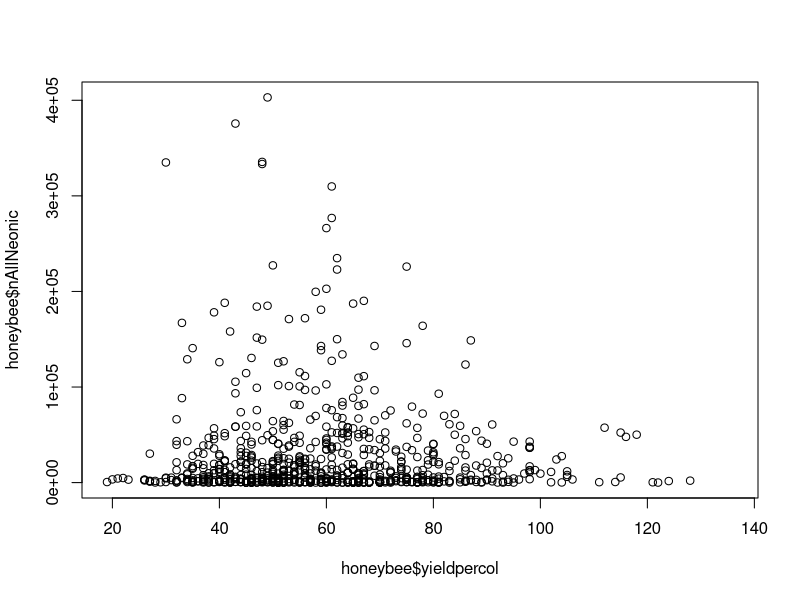
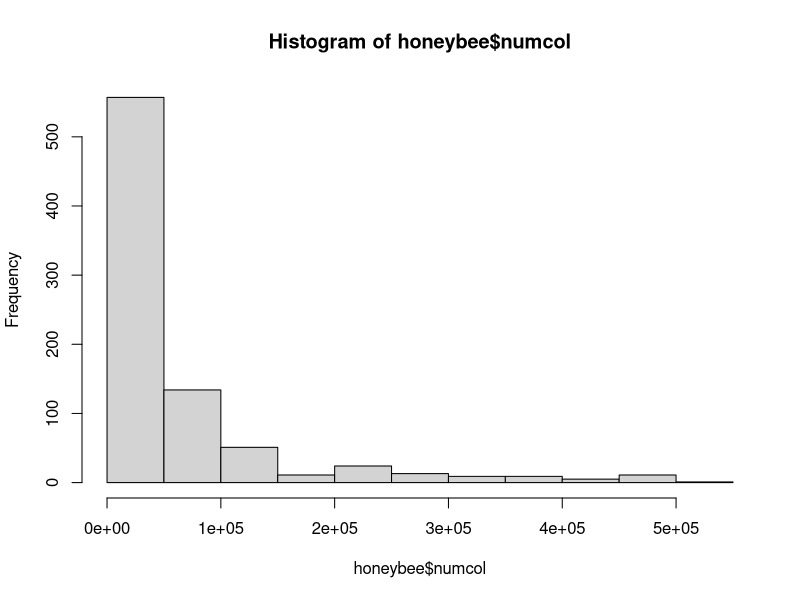
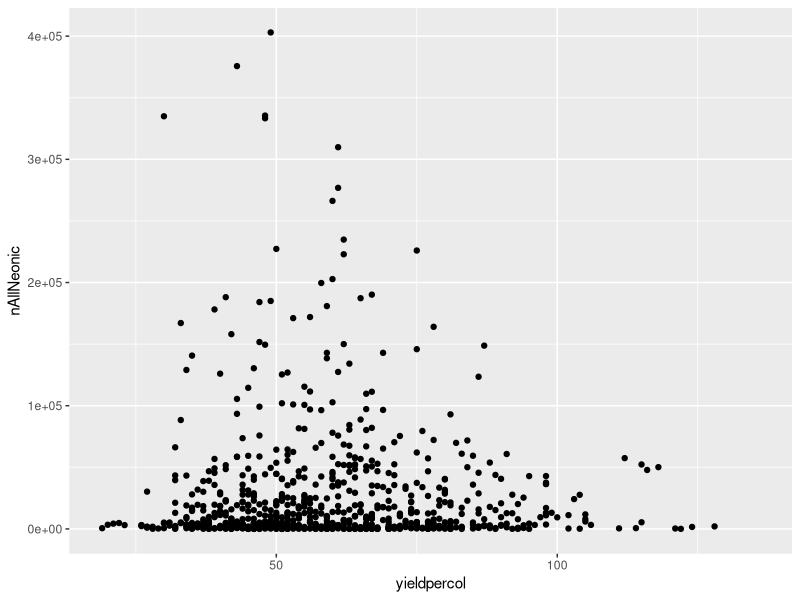
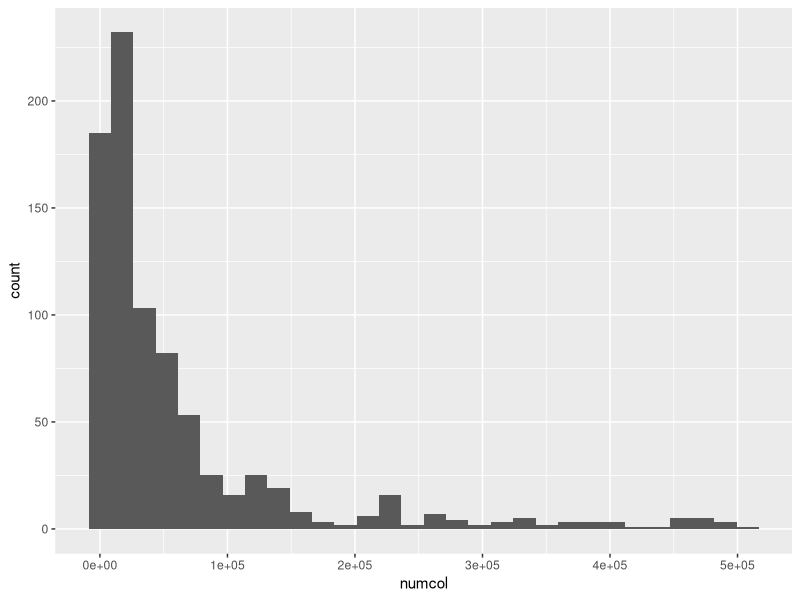
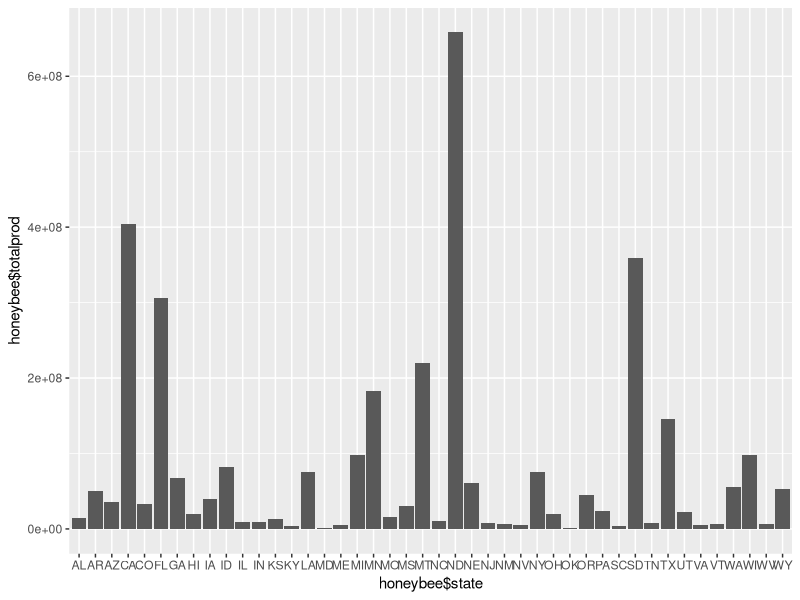
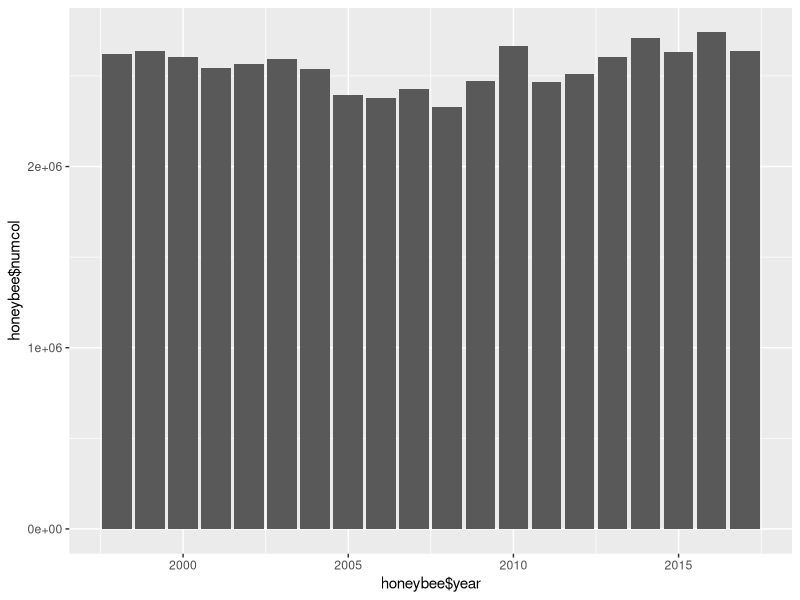
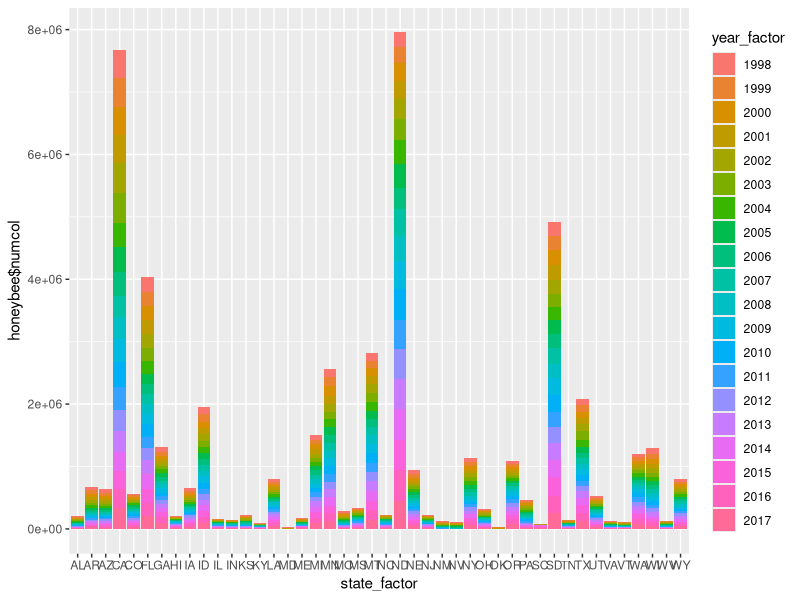
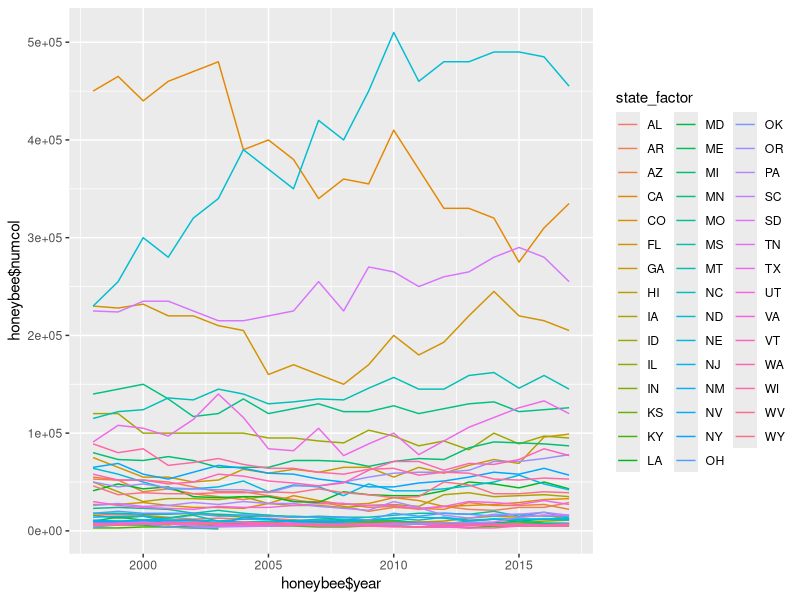

Write R code to recreate these figures, in order.
## Greg Walsh
## Assignment 2 
## Data Exploration Fall 2019 
# Create a basic plot of Yield per Colony against All Neonics
# Create a basic histogram of the number of honey producing colonies
# Create a plot using ggplot() or qplot() of Yield per Colony against All Neonics
# Create a histogram using ggplot() or qplot() of the number of honey producing colonies
# Convert year, state, and Region into Factors
# Create a histogram using ggplot() of Total production of honey by State
# Create a bar graph using ggplot() of the Number of colonies by Year
# Create a bar graph using ggplot() of the Number of colonies per State with indication of number of colonies each Year
# Create a line graph using ggplot() with each line representing a different state and indicating the Number of colonies per Year
# Given the data, present a graph that you find interesting. You can use any graphing functions you want (e.g. plot, qplot, ggplot, plot.ly). It should be easy to recognize what you are presenting (thanks to titles, labels, and whatever else it needs). 
## Set Working Directory
setwd("/Users/gregwalsh/Github/DataScience /DSSA-5101-DATA-EXPLORATION/Project3")
## Place Import Statements Here
library(tidyverse)
library(sqldf)
library(ggplot2)
## Load DataSet 
honeybee <- read.csv(file="HoneyBees.csv",sep=",",head=TRUE)
## 1. Create a basic plot of Yield per Colony against All Neonics
plot(honeybee$yieldpercol, honeybee$nAllNeonic)
## 2. Create a basic histogram of the number of honey producing colonies
hist(honeybee$numcol)
## 3. Create a plot using ggplot() or qplot() of Yield per Colony against All Neonics
ggplot(honeybee, aes(x=yieldpercol,y=nAllNeonic)) + geom_point(binwidth = 10)
## 4. Create a histogram using ggplot() or qplot() of the number of honey producing colonies
ggplot(honeybee, aes(x=numcol)) + geom_histogram(bins = 30)
## 5. Convert year, state, and Region into Factors
year_factor <- factor(honeybee$year)
state_factor <- factor(honeybee$state)
region_factor <- factor(honeybee$Region)
## 6. Create a histogram using ggplot() of Total production of honey by State
ggplot(honeybee, aes(x=honeybee$state, y=honeybee$totalprod)) + geom_histogram(stat = "identity")
## 7. Create a bar graph using ggplot() of the Number of colonies by Year
ggplot(honeybee, aes(x=honeybee$year, y=honeybee$numcol)) + geom_bar(stat = "identity")
## 8. Create a bar graph using ggplot() of the Number of colonies per State with indication of number of colonies each Year
ggplot(honeybee, aes(x=state_factor, y=honeybee$numcol, fill=year_factor)) + geom_bar(stat = "identity", position = "stack")
## 9. Create a line graph using ggplot() with each line representing a different state and indicating the Number of colonies per Year
ggplot(honeybee, aes(x=honeybee$year, y=honeybee$numcol, group=honeybee$state)) + geom_line(aes(color=state_factor))
## 10. Given the data, present a graph that you find interesting. You can use any graphing functions you want (e.g. plot, qplot, ggplot, plot.ly). It should be easy to recognize what you are presenting (thanks to titles, labels, and whatever else it needs). 
## Question: Which states have the most agressive change in price per pound of honey per year?
## Used a facet_wrap to make the visualization a little cleaner
ggplot(honeybee, aes(x=honeybee$year,y=honeybee$priceperlb)) + 
  geom_line() + facet_wrap(facets = vars(honeybee$state)) + 
  ggtitle("Price per Pound of Honey By State Per Year") + 
  labs(y="Price Per LB", x = "Year")
## Answer NJ ME IL 
       
